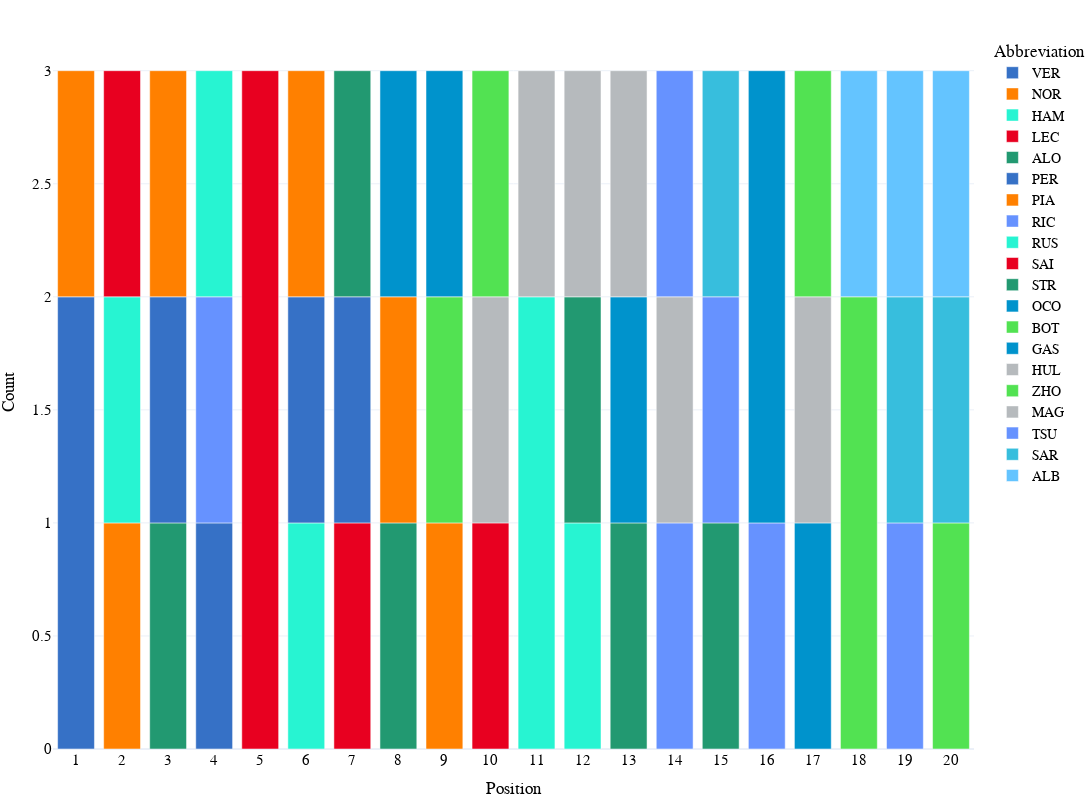

Notebook code for this chart:
### Code cell
fig_qualy=px.bar(grouped_qualy, 
           x="Position", 
           y='Count', 
           color='Abbreviation',
        #    title="Race Position Counts By Driver for the {} F1 Season".format(year),
           height=800, 
           width=1200, 
           template="plotly_white",
           color_discrete_map={
                 "ALB": "#64C4FF",
                 "ALO": "#229971",
                 "BOT": "#52e252",
                 "COL": "#37BEDD",
                 "GAS": "#0093cc",
                 "HAM": "#27F4D2",
                 "HUL": "#B6BABD",
                 "LEC": "#E80020",
                 "MAG": "#B6BABD",
                 "NOR": "#FF8000",
                 "OCO": "#0093cc",
                 "PER": "#3671C6",
                 "PIA": "#FF8000",
                 "RIC": "#6692FF",
                 "RUS": "#27F4D2",
                 "SAI": "#E80020",
                 "SAR": "#37BEDD",
                 "STR": "#229971",
                 "TSU": "#6692FF",
                 "VER": "#3671C6",
                 "ZHO": "#52e252"
            },
            )

fig_qualy.update_layout(
    hoverlabel=dict(
        bgcolor="white",
        font_size=16,
        font_family="PT Sans Narrow"
    ),
    title_x=0.5,
    yaxis = dict(tickfont = dict(size=15)),
    xaxis = dict(tickfont = dict(size=15),
    tickmode = 'linear',
    tick0 = 1,
    dtick = 1),
    font=dict(
        family="PT Sans Narrow",
        size=14,
        color="Black"
    ),
    title_font_family="PT Sans Narrow",
        margin=dict(l=5, r=5, t=35, b=5)
)
# fig.update_traces(marker={'size': 12})

### Figure 1 — Plotly figure (JSON) as saved in the notebook; plotly's stock layout.template omitted (floating-point values rounded to 4 significant figures)
{"data": [{"alignmentgroup": "True", "hovertemplate": "Abbreviation=VER<br>Position=%{x}<br>Count=%{y}<extra></extra>", "legendgroup": "VER", "marker": {"color": "#3671C6", "pattern": {"shape": ""}}, "name": "VER", "offsetgroup": "VER", "orientation": "v", "showlegend": true, "textposition": "auto", "type": "bar", "x": [1, 4], "xaxis": "x", "y": [2, 1], "yaxis": "y"}, {"alignmentgroup": "True", "hovertemplate": "Abbreviation=NOR<br>Position=%{x}<br>Count=%{y}<extra></extra>", "legendgroup": "NOR", "marker": {"color": "#FF8000", "pattern": {"shape": ""}}, "name": "NOR", "offsetgroup": "NOR", "orientation": "v", "showlegend": true, "textposition": "auto", "type": "bar", "x": [1, 2, 9], "xaxis": "x", "y": [1, 1, 1], "yaxis": "y"}, {"alignmentgroup": "True", "hovertemplate": "Abbreviation=HAM<br>Position=%{x}<br>Count=%{y}<extra></extra>", "legendgroup": "HAM", "marker": {"color": "#27F4D2", "pattern": {"shape": ""}}, "name": "HAM", "offsetgroup": "HAM", "orientation": "v", "showlegend": true, "textposition": "auto", "type": "bar", "x": [2, 6, 12], "xaxis": "x", "y": [1, 1, 1], "yaxis": "y"}, {"alignmentgroup": "True", "hovertemplate": "Abbreviation=LEC<br>Position=%{x}<br>Count=%{y}<extra></extra>", "legendgroup": "LEC", "marker": {"color": "#E80020", "pattern": {"shape": ""}}, "name": "LEC", "offsetgroup": "LEC", "orientation": "v", "showlegend": true, "textposition": "auto", "type": "bar", "x": [2, 7, 10], "xaxis": "x", "y": [1, 1, 1], "yaxis": "y"}, {"alignmentgroup": "True", "hovertemplate": "Abbreviation=ALO<br>Position=%{x}<br>Count=%{y}<extra></extra>", "legendgroup": "ALO", "marker": {"color": "#229971", "pattern": {"shape": ""}}, "name": "ALO", "offsetgroup": "ALO", "orientation": "v", "showlegend": true, "textposition": "auto", "type": "bar", "x": [3, 8, 13], "xaxis": "x", "y": [1, 1, 1], "yaxis": "y"}, {"alignmentgroup": "True", "hovertemplate": "Abbreviation=PER<br>Position=%{x}<br>Count=%{y}<extra></extra>", "legendgroup": "PER", "marker": {"color": "#3671C6", "pattern": {"shape": ""}}, "name": "PER", "offsetgroup": "PER", "orientation": "v", "showlegend": true, "textposition": "auto", "type": "bar", "x": [3, 6, 7], "xaxis": "x", "y": [1, 1, 1], "yaxis": "y"}, {"alignmentgroup": "True", "hovertemplate": "Abbreviation=PIA<br>Position=%{x}<br>Count=%{y}<extra></extra>", "legendgroup": "PIA", "marker": {"color": "#FF8000", "pattern": {"shape": ""}}, "name": "PIA", "offsetgroup": "PIA", "orientation": "v", "showlegend": true, "textposition": "auto", "type": "bar", "x": [3, 6, 8], "xaxis": "x", "y": [1, 1, 1], "yaxis": "y"}, {"alignmentgroup": "True", "hovertemplate": "Abbreviation=RIC<br>Position=%{x}<br>Count=%{y}<extra></extra>", "legendgroup": "RIC", "marker": {"color": "#6692FF", "pattern": {"shape": ""}}, "name": "RIC", "offsetgroup": "RIC", "orientation": "v", "showlegend": true, "textposition": "auto", "type": "bar", "x": [4, 14, 16], "xaxis": "x", "y": [1, 1, 1], "yaxis": "y"}, {"alignmentgroup": "True", "hovertemplate": "Abbreviation=RUS<br>Position=%{x}<br>Count=%{y}<extra></extra>", "legendgroup": "RUS", "marker": {"color": "#27F4D2", "pattern": {"shape": ""}}, "name": "RUS", "offsetgroup": "RUS", "orientation": "v", "showlegend": true, "textposition": "auto", "type": "bar", "x": [4, 11], "xaxis": "x", "y": [1, 2], "yaxis": "y"}, {"alignmentgroup": "True", "hovertemplate": "Abbreviation=SAI<br>Position=%{x}<br>Count=%{y}<extra></extra>", "legendgroup": "SAI", "marker": {"color": "#E80020", "pattern": {"shape": ""}}, "name": "SAI", "offsetgroup": "SAI", "orientation": "v", "showlegend": true, "textposition": "auto", "type": "bar", "x": [5], "xaxis": "x", "y": [3], "yaxis": "y"}, {"alignmentgroup": "True", "hovertemplate": "Abbreviation=STR<br>Position=%{x}<br>Count=%{y}<extra></extra>", "legendgroup": "STR", "marker": {"color": "#229971", "pattern": {"shape": ""}}, "name": "STR", "offsetgroup": "STR", "orientation": "v", "showlegend": true, "textposition": "auto", "type": "bar", "x": [7, 12, 15], "xaxis": "x", "y": [1, 1, 1], "yaxis": "y"}, {"alignmentgroup": "True", "hovertemplate": "Abbreviation=OCO<br>Position=%{x}<br>Count=%{y}<extra></extra>", "legendgroup": "OCO", "marker": {"color": "#0093cc", "pattern": {"shape": ""}}, "name": "OCO", "offsetgroup": "OCO", "orientation": "v", "showlegend": true, "textposition": "auto", "type": "bar", "x": [8, 13, 17], "xaxis": "x", "y": [1, 1, 1], "yaxis": "y"}, {"alignmentgroup": "True", "hovertemplate": "Abbreviation=BOT<br>Position=%{x}<br>Count=%{y}<extra></extra>", "legendgroup": "BOT", "marker": {"color": "#52e252", "pattern": {"shape": ""}}, "name": "BOT", "offsetgroup": "BOT", "orientation": "v", "showlegend": true, "textposition": "auto", "type": "bar", "x": [9, 18], "xaxis": "x", "y": [1, 2], "yaxis": "y"}, {"alignmentgroup": "True", "hovertemplate": "Abbreviation=GAS<br>Position=%{x}<br>Count=%{y}<extra></extra>", "legendgroup": "GAS", "marker": {"color": "#0093cc", "pattern": {"shape": ""}}, "name": "GAS", "offsetgroup": "GAS", "orientation": "v", "showlegend": true, "textposition": "auto", "type": "bar", "x": [9, 16], "xaxis": "x", "y": [1, 2], "yaxis": "y"}, {"alignmentgroup": "True", "hovertemplate": "Abbreviation=HUL<br>Position=%{x}<br>Count=%{y}<extra></extra>", "legendgroup": "HUL", "marker": {"color": "#B6BABD", "pattern": {"shape": ""}}, "name": "HUL", "offsetgroup": "HUL", "orientation": "v", "showlegend": true, "textposition": "auto", "type": "bar", "x": [10, 13, 17], "xaxis": "x", "y": [1, 1, 1], "yaxis": "y"}, {"alignmentgroup": "True", "hovertemplate": "Abbreviation=ZHO<br>Position=%{x}<br>Count=%{y}<extra></extra>", "legendgroup": "ZHO", "marker": {"color": "#52e252", "pattern": {"shape": ""}}, "name": "ZHO", "offsetgroup": "ZHO", "orientation": "v", "showlegend": true, "textposition": "auto", "type": "bar", "x": [10, 17, 20], "xaxis": "x", "y": [1, 1, 1], "yaxis": "y"}, {"alignmentgroup": "True", "hovertemplate": "Abbreviation=MAG<br>Position=%{x}<br>Count=%{y}<extra></extra>", "legendgroup": "MAG", "marker": {"color": "#B6BABD", "pattern": {"shape": ""}}, "name": "MAG", "offsetgroup": "MAG", "orientation": "v", "showlegend": true, "textposition": "auto", "type": "bar", "x": [11, 12, 14], "xaxis": "x", "y": [1, 1, 1], "yaxis": "y"}, {"alignmentgroup": "True", "hovertemplate": "Abbreviation=TSU<br>Position=%{x}<br>Count=%{y}<extra></extra>", "legendgroup": "TSU", "marker": {"color": "#6692FF", "pattern": {"shape": ""}}, "name": "TSU", "offsetgroup": "TSU", "orientation": "v", "showlegend": true, "textposition": "auto", "type": "bar", "x": [14, 15, 19], "xaxis": "x", "y": [1, 1, 1], "yaxis": "y"}, {"alignmentgroup": "True", "hovertemplate": "Abbreviation=SAR<br>Position=%{x}<br>Count=%{y}<extra></extra>", "legendgroup": "SAR", "marker": {"color": "#37BEDD", "pattern": {"shape": ""}}, "name": "SAR", "offsetgroup": "SAR", "orientation": "v", "showlegend": true, "textposition": "auto", "type": "bar", "x": [15, 19, 20], "xaxis": "x", "y": [1, 1, 1], "yaxis": "y"}, {"alignmentgroup": "True", "hovertemplate": "Abbreviation=ALB<br>Position=%{x}<br>Count=%{y}<extra></extra>", "legendgroup": "ALB", "marker": {"color": "#64C4FF", "pattern": {"shape": ""}}, "name": "ALB", "offsetgroup": "ALB", "orientation": "v", "showlegend": true, "textposition": "auto", "type": "bar", "x": [18, 19, 20], "xaxis": "x", "y": [1, 1, 1], "yaxis": "y"}], "layout": {"barmode": "relative", "font": {"color": "Black", "family": "PT Sans Narrow", "size": 14}, "height": 800, "hoverlabel": {"bgcolor": "white", "font": {"family": "PT Sans Narrow", "size": 16}}, "legend": {"title": {"text": "Abbreviation"}, "tracegroupgap": 0}, "margin": {"b": 5, "l": 5, "r": 5, "t": 35}, "title": {"font": {"family": "PT Sans Narrow"}, "x": 0.5}, "width": 1200, "xaxis": {"anchor": "y", "domain": [0, 1], "dtick": 1, "tick0": 1, "tickfont": {"size": 15}, "tickmode": "linear", "title": {"text": "Position"}}, "yaxis": {"anchor": "x", "domain": [0, 1], "tickfont": {"size": 15}, "title": {"text": "Count"}}}}
